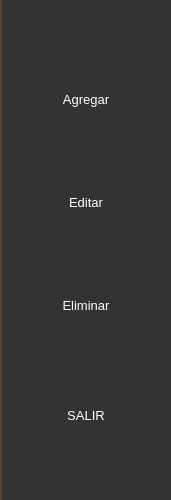
    <widget class="QWidget" name="wopciones" native="true">
     <property name="minimumSize">
      <size>
       <width>171</width>
       <height>500</height>
      </size>
     </property>
     <property name="maximumSize">
      <size>
       <width>171</width>
       <height>501</height>
      </size>
     </property>
     <property name="styleSheet">
      <string notr="true">background-color: #333333;
border-left: 2px solid #5d432c;

</string>
     </property>
     <layout class="QVBoxLayout" name="verticalLayout">
      <item>
       <spacer name="verticalSpacer_4">
        <property name="orientation">
         <enum>Qt::Vertical</enum>
        </property>
        <property name="sizeHint" stdset="0">
         <size>
          <width>20</width>
          <height>51</height>
         </size>
        </property>
       </spacer>
      </item>
      <item>
       <layout class="QHBoxLayout" name="horizontalLayout_4">
        <item>
         <spacer name="horizontalSpacer_4">
          <property name="orientation">
           <enum>Qt::Horizontal</enum>
          </property>
          <property name="sizeHint" stdset="0">
           <size>
            <width>28</width>
            <height>20</height>
           </size>
          </property>
         </spacer>
        </item>
        <item>
         <widget class="QPushButton" name="agregar_2">
          <property name="minimumSize">
           <size>
            <width>80</width>
            <height>75</height>
           </size>
          </property>
          <property name="font">
           <font>
            <family>Segoe UI Symbol</family>
            <pointsize>10</pointsize>
           </font>
          </property>
          <property name="styleSheet">
           <string notr="true">QPushButton {
       background: qlineargradient(x1:0, y1:0, x2:1, y2:0,
         stop:0 #5d432c, stop:1 #c7a17a);
       color: white;
       border-radius: 10px;
       border: none;
      }
      QPushButton:hover {
       background: qlineargradient(x1:0, y1:0, x2:1, y2:0,
         stop:0 #c7a17a, stop:1 #5d432c);
      }
      QPushButton:pressed {
      }</string>
          </property>
          <property name="text">
           <string>Agregar</string>
          </property>
         </widget>
        </item>
        <item>
         <spacer name="horizontalSpacer_5">
          <property name="orientation">
           <enum>Qt::Horizontal</enum>
          </property>
          <property name="sizeHint" stdset="0">
           <size>
            <width>28</width>
            <height>20</height>
           </size>
          </property>
         </spacer>
        </item>
       </layout>
      </item>
      <item>
       <spacer name="verticalSpacer_3">
        <property name="orientation">
         <enum>Qt::Vertical</enum>
        </property>
        <property name="sizeHint" stdset="0">
         <size>
          <width>20</width>
          <height>14</height>
         </size>
        </property>
       </spacer>
      </item>
      <item>
       <layout class="QHBoxLayout" name="horizontalLayout">
        <item>
         <spacer name="horizontalSpacer_3">
          <property name="orientation">
           <enum>Qt::Horizontal</enum>
          </property>
          <property name="sizeHint" stdset="0">
           <size>
            <width>28</width>
            <height>20</height>
           </size>
          </property>
         </spacer>
        </item>
        <item>
         <widget class="QPushButton" name="editar">
          <property name="minimumSize">
           <size>
            <width>80</width>
            <height>75</height>
           </size>
          </property>
          <property name="font">
           <font>
            <family>Segoe UI Symbol</family>
            <pointsize>10</pointsize>
           </font>
          </property>
          <property name="styleSheet">
           <string notr="true">QPushButton {
       background: qlineargradient(x1:0, y1:0, x2:1, y2:0,
         stop:0 #5d432c, stop:1 #c7a17a);
       color: white;
       border-radius: 10px;
       border: none;
      }
      QPushButton:hover {
       background: qlineargradient(x1:0, y1:0, x2:1, y2:0,
         stop:0 #c7a17a, stop:1 #5d432c);
      }
      QPushButton:pressed {
      }</string>
          </property>
          <property name="text">
           <string>Editar</string>
          </property>
         </widget>
        </item>
        <item>
         <spacer name="horizontalSpacer">
          <property name="orientation">
           <enum>Qt::Horizontal</enum>
          </property>
          <property name="sizeHint" stdset="0">
           <size>
            <width>28</width>
            <height>20</height>
           </size>
          </property>
         </spacer>
        </item>
       </layout>
      </item>
      <item>
       <spacer name="verticalSpacer">
        <property name="orientation">
         <enum>Qt::Vertical</enum>
        </property>
        <property name="sizeHint" stdset="0">
         <size>
          <width>20</width>
          <height>15</height>
         </size>
        </property>
       </spacer>
      </item>
      <item>
       <layout class="QHBoxLayout" name="horizontalLayout_3">
        <item>
         <spacer name="horizontalSpacer_7">
          <property name="orientation">
           <enum>Qt::Horizontal</enum>
          </property>
          <property name="sizeHint" stdset="0">
           <size>
            <width>28</width>
            <height>20</height>
           </size>
          </property>
         </spacer>
        </item>
        <item>
         <widget class="QPushButton" name="eliminar_3">
          <property name="minimumSize">
           <size>
            <width>80</width>
            <height>75</height>
           </size>
          </property>
          <property name="font">
           <font>
            <family>Segoe UI Symbol</family>
            <pointsize>10</pointsize>
           </font>
          </property>
          <property name="styleSheet">
           <string notr="true">QPushButton {
       background: qlineargradient(x1:0, y1:0, x2:1, y2:0,
         stop:0 #5d432c, stop:1 #c7a17a);
       color: white;
       border-radius: 10px;
       border: none;
      }
      QPushButton:hover {
       background: qlineargradient(x1:0, y1:0, x2:1, y2:0,
         stop:0 #c7a17a, stop:1 #5d432c);
      }
      QPushButton:pressed {
      }</string>
          </property>
          <property name="text">
           <string>Eliminar</string>
          </property>
         </widget>
        </item>
        <item>
         <spacer name="horizontalSpacer_6">
          <property name="orientation">
           <enum>Qt::Horizontal</enum>
          </property>
          <property name="sizeHint" stdset="0">
           <size>
            <width>28</width>
            <height>20</height>
           </size>
          </property>
         </spacer>
        </item>
       </layout>
      </item>
      <item>
       <spacer name="verticalSpacer_2">
        <property name="orientation">
         <enum>Qt::Vertical</enum>
        </property>
        <property name="sizeHint" stdset="0">
         <size>
          <width>20</width>
          <height>44</height>
         </size>
        </property>
       </spacer>
      </item>
      <item>
       <layout class="QHBoxLayout" name="horizontalLayout_2">
        <item>
         <spacer name="horizontalSpacer_8">
          <property name="orientation">
           <enum>Qt::Horizontal</enum>
          </property>
          <property name="sizeHint" stdset="0">
           <size>
            <width>28</width>
            <height>20</height>
           </size>
          </property>
         </spacer>
        </item>
        <item>
         <widget class="QPushButton" name="saliralm">
          <property name="minimumSize">
           <size>
            <width>80</width>
            <height>45</height>
           </size>
          </property>
          <property name="font">
           <font>
            <family>Segoe UI Symbol</family>
            <pointsize>10</pointsize>
           </font>
          </property>
          <property name="styleSheet">
           <string notr="true">QPushButton {
       background: qlineargradient(x1:0, y1:0, x2:1, y2:0,
         stop:0 #5d432c, stop:1 #c7a17a);
       color: white;
       border-radius: 10px;
       border: none;
      }
      QPushButton:hover {
       background: qlineargradient(x1:0, y1:0, x2:1, y2:0,
         stop:0 #c7a17a, stop:1 #5d432c);
      }
      QPushButton:pressed {
      }</string>
          </property>
          <property name="text">
           <string>SALIR</string>
          </property>
         </widget>
        </item>
        <item>
         <spacer name="horizontalSpacer_9">
          <property name="orientation">
           <enum>Qt::Horizontal</enum>
          </property>
          <property name="sizeHint" stdset="0">
           <size>
            <width>28</width>
            <height>20</height>
           </size>
          </property>
         </spacer>
        </item>
       </layout>
      </item>
      <item>
       <spacer name="verticalSpacer_5">
        <property name="orientation">
         <enum>Qt::Vertical</enum>
        </property>
        <property name="sizeHint" stdset="0">
         <size>
          <width>20</width>
          <height>51</height>
         </size>
        </property>
       </spacer>
      </item>
     </layout>
    </widget>
